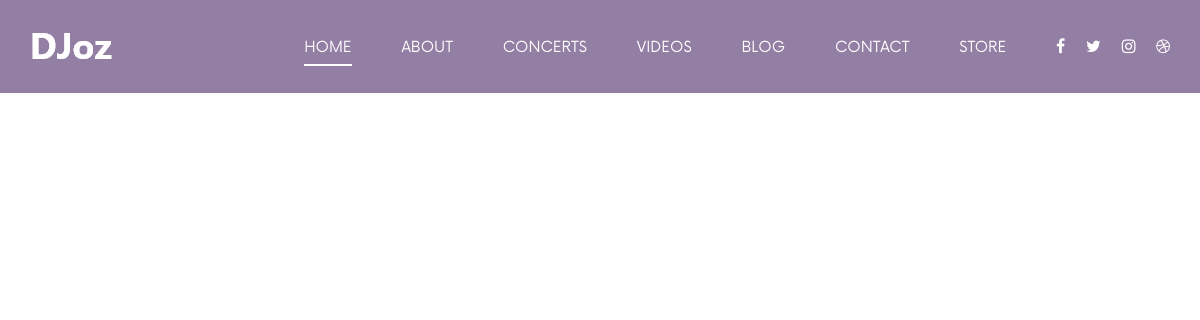
The app's page /concerts_page, older data.
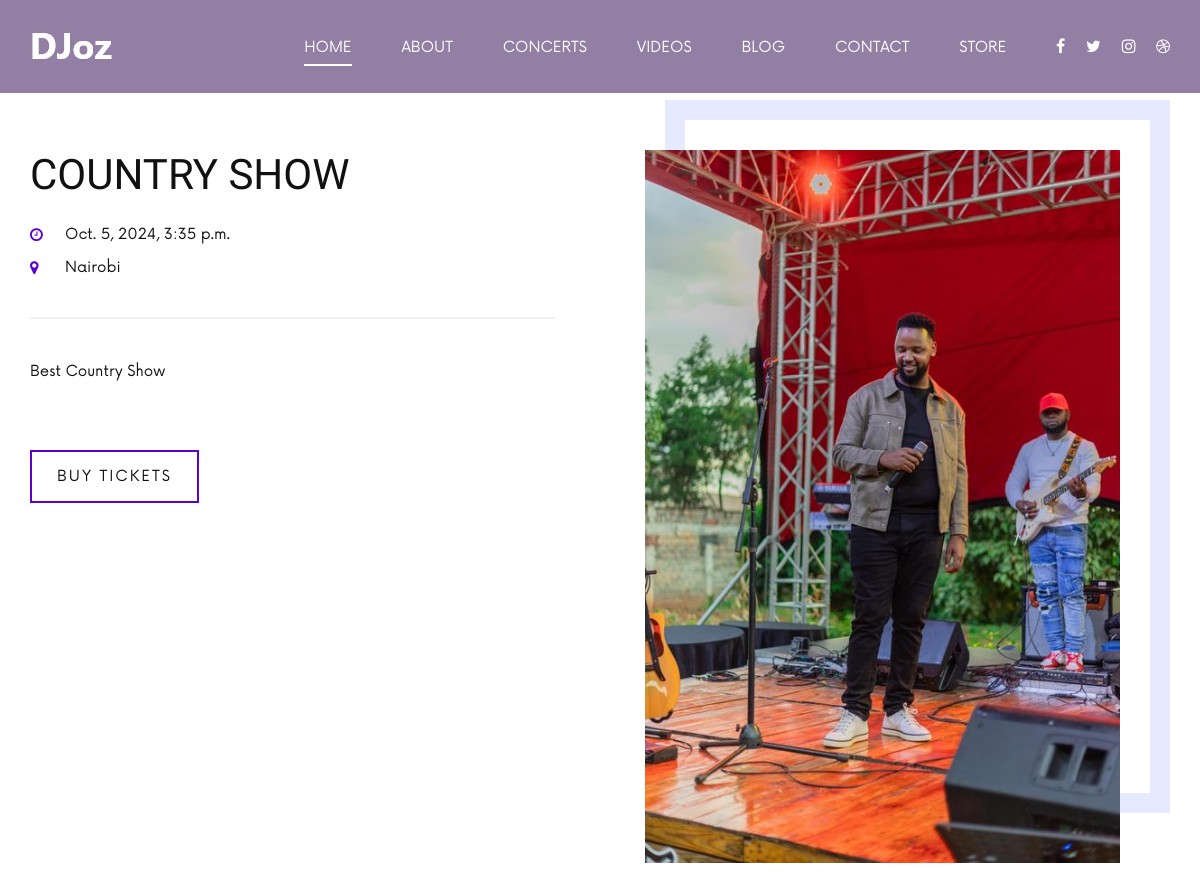
The same page, newer data.
### music_site/models.py (models this page shows, shortened)
class Concerts(models.Model):
    title = models.CharField(max_length=200)
    description = models.TextField()
    location  = models.TextField()
    tickets_link = models.TextField()
    concert_cost = models.FloatField(null=True,blank=True)
    concert_returns = models.FloatField(null=True,blank=True)
    poster = models.ImageField(default="default.jpg",upload_to="concert_images")
    date = models.DateTimeField()

### music_site/views.py (the view)
# urls.py: path('concerts_page',views.concerts_page,name="site-concert-page"),
def concerts_page(request):
    concerts = Concerts.objects.all()
    contxt = {"concerts":concerts}
    return render(request,'music_site/concerts.html',contxt)

### music_site/templates/music_site/concerts.html (shortened to what this page needs)
{% extends 'music_site/base.html' %}
{% block home %}
<section class="tours spad">
    <div class="container">
        <div class="row">
            {% for concert in concerts %}
            <div class="col-lg-6 order-lg-1">
                <div class="tours__item__text">
                    <h2>{{concert.title}}</h2>
                    <div class="tours__text__widget">
                        <ul>
                            <li>
                                <i class="fa fa-clock-o"></i>
                                <span>{{concert.date}}</span>
                            </li>
                            <li>
                                <i class="fa fa-map-marker"></i>
                                {{concert.location}}
                            </li>
                        </ul>
                    </div>
                    <div class="tours__text__desc">
                        <p>{{concert.description}}</p>
                    </div>
                    <a href="{{concert.tickets_link}}" class="primary-btn border-btn">Buy tickets</a>
                </div>
            </div>
            <div class="col-lg-6 order-lg-2">
                <div class="tours__item__pic">
                    <img src="{{concert.poster.url}}" alt="">
                </div>
            </div>
            {% endfor %}
        </div>
    </div>
</section>
{% endblock home %}

Row changes from the older to the newer data that the page shows:
added Concerts: title "COUNTRY SHOW", date "Oct. 5, 2024, 3:35 p.m.", location "Nairobi", description "Best Country Show", poster (picture)
